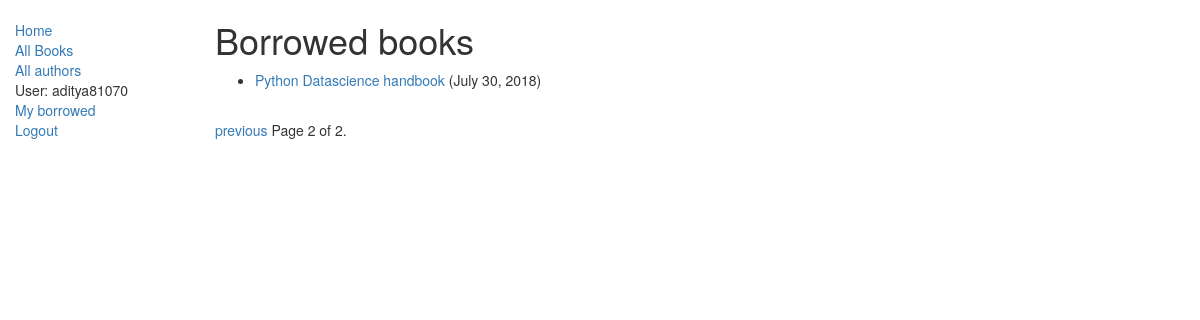
Page /catalog/mybooks/?page=2 (signed in) on the earlier database version.
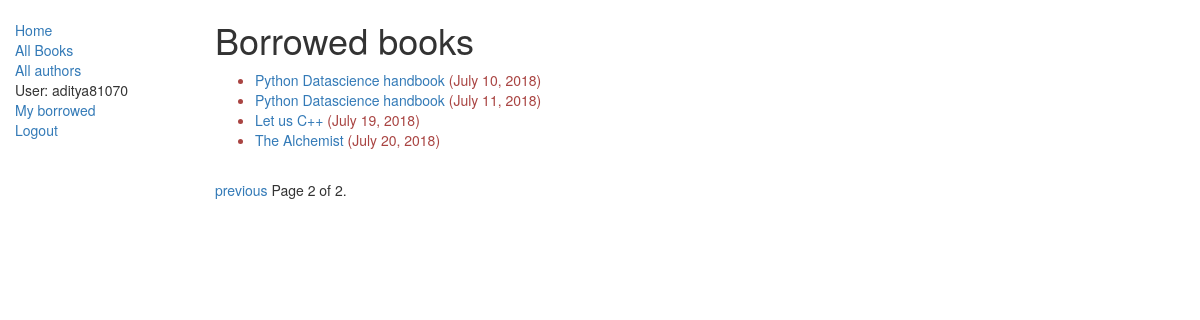
Same page on the later database version.
### catalog/models.py (models this page shows, shortened)
class BookInstance(models.Model):
    id=models.UUIDField(primary_key=True, default=uuid.uuid4, help_text="Unique ID for this particular book across whole library")
    book= models.ForeignKey('Book', on_delete=models.CASCADE, null=True)
    imprint= models.CharField(max_length=200)
    due_back=models.DateField(null=True, blank=True)
    LOAN_STATUS=(
        ('m','Maintenance'),
        ('o','On loan'),
        ('a', 'Available'),
        ('r', 'Reserved')
    )
    status=models.CharField(max_length=1, choices=LOAN_STATUS, blank=True, default='m', help_text='Book availability')
    borrower=models.ForeignKey(User, on_delete=models.SET_NULL, null=True, blank=True)
    class Meta:
        ordering=['due_back']
        permissions=(("can_mark_returned","Set book as returned"),)
    @property
    def is_overdue(self):
        if self.due_back and date.today()> self.due_back:
            return True
        return False

class Book(models.Model):
    title=models.CharField(max_length=200)
    author= models.ForeignKey('Author', on_delete=models.SET_NULL, null=True)
    summary= models.TextField(max_length=1000, help_text="Enter a brief summary of book")
    isbn= models.CharField('ISBN', max_length=13, help_text='13, Character <a href="https://www.isbn-international.org/content/what-isbn">ISBN number</a>')
    genre= models.ManyToManyField(Genre, help_text='Select a genre for this book')
    def display_genre(self):
        """
        create a string for the Genre. This is required to display genre to admin page
        :return:
        """
        return ', '.join([genre.name for genre in self.genre.all()[:3]])
    display_genre.short_description='Genre'

### catalog/views.py (the view)
# urls.py: path('mybooks/',views.LoanedBooksByUserListView.as_view(), name='my-borrowed'),
class LoanedBooksByUserListView(LoginRequiredMixin, generic.ListView):
    model = BookInstance
    template_name = 'catalog/bookinstance_list_borrowed_user.html'
    paginate_by = 4
    def get_queryset(self):
        return BookInstance.objects.filter(borrower=self.request.user).filter(status__exact='o').order_by('due_back')

### catalog/templates/catalog/bookinstance_list_borrowed_user.html (shortened to what this page needs)
{% extends 'base.html' %}
{% block content %}
    <h1>Borrowed books</h1>
    {% if bookinstance_list %}
    <ul>
      {% for bookinst in bookinstance_list %}
      <li class="{% if bookinst.is_overdue %}text-danger{% endif %}">
        <a href="{% url 'book-detail' bookinst.book.pk %}">{{bookinst.book.title}}</a> ({{ bookinst.due_back }})
      </li>
      {% endfor %}
    </ul>
    {% else %}
      <p>There are no books borrowed.</p>
    {% endif %}
{% endblock %}

Differences in the rows shown:
removed BookInstance: book "Python Datascience handbook", due_back "July 30, 2018"
added BookInstance: book "Python Datascience handbook", due_back "July 10, 2018"
added BookInstance: book "Python Datascience handbook", due_back "July 11, 2018"
added BookInstance: book "Let us C++", due_back "July 19, 2018"
added BookInstance: book "The Alchemist", due_back "July 20, 2018"
